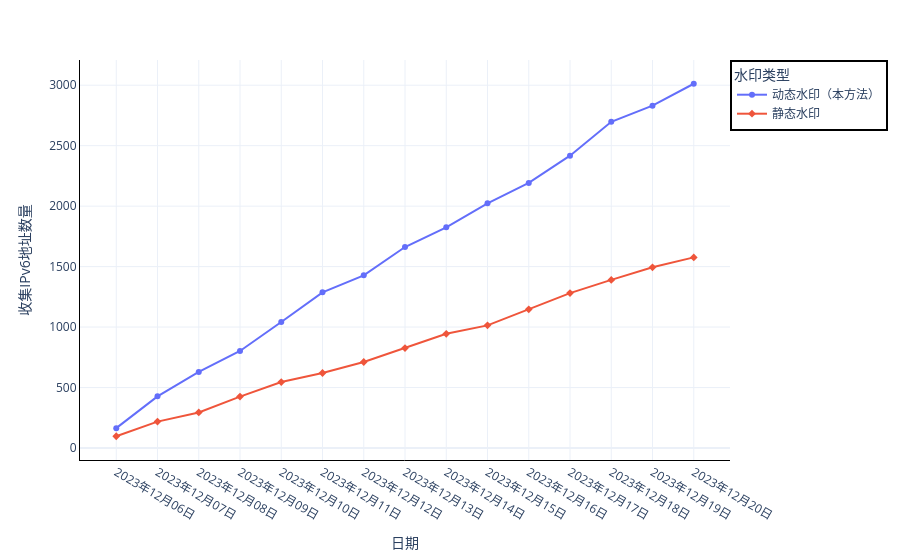

Notebook code for this chart:
### Code cell
# 绘图
fig = px.line(df, x="日期", y="收集IPv6地址数量",markers=True,symbol="水印类型",color="水印类型",template="plotly_white")
fig.update_yaxes(
    zeroline=True,
    linecolor='black',
    showline=True,
    automargin=True
)
fig.update_xaxes(
    
    linecolor='black',
    showline=True,
    automargin=True
)
fig.update_layout(
        legend=dict(
        x=1,
        y=1,
        title_font_family="Times New Roman",
        bordercolor="Black",
        borderwidth=2
    )
)
fig.write_html("images/水印比较.html")
fig

### Figure 1 — Plotly figure (JSON) as saved in the notebook; plotly's stock layout.template omitted (floating-point values rounded to 4 significant figures)
{"data": [{"hovertemplate": "水印类型=动态水印（本方法）<br>日期=%{x}<br>收集IPv6地址数量=%{y}<extra></extra>", "legendgroup": "动态水印（本方法）", "line": {"color": "#636efa", "dash": "solid"}, "marker": {"symbol": "circle"}, "mode": "markers+lines", "name": "动态水印（本方法）", "orientation": "v", "showlegend": true, "type": "scatter", "x": ["2023年12月06日", "2023年12月07日", "2023年12月08日", "2023年12月09日", "2023年12月10日", "2023年12月11日", "2023年12月12日", "2023年12月13日", "2023年12月14日", "2023年12月15日", "2023年12月16日", "2023年12月17日", "2023年12月18日", "2023年12月19日", "2023年12月20日"], "xaxis": "x", "y": [164, 427, 629, 802, 1042, 1287, 1428, 1662, 1825, 2023, 2192, 2417, 2697, 2831, 3012], "yaxis": "y"}, {"hovertemplate": "水印类型=静态水印        <br>日期=%{x}<br>收集IPv6地址数量=%{y}<extra></extra>", "legendgroup": "静态水印        ", "line": {"color": "#EF553B", "dash": "solid"}, "marker": {"symbol": "diamond"}, "mode": "markers+lines", "name": "静态水印        ", "orientation": "v", "showlegend": true, "type": "scatter", "x": ["2023年12月06日", "2023年12月07日", "2023年12月08日", "2023年12月09日", "2023年12月10日", "2023年12月11日", "2023年12月12日", "2023年12月13日", "2023年12月14日", "2023年12月15日", "2023年12月16日", "2023年12月17日", "2023年12月18日", "2023年12月19日", "2023年12月20日"], "xaxis": "x", "y": [97, 218, 294, 425, 545, 620, 711, 826, 944, 1014, 1147, 1281, 1390, 1494, 1576], "yaxis": "y"}], "layout": {"legend": {"bordercolor": "Black", "borderwidth": 2, "title": {"font": {"family": "Times New Roman"}, "text": "水印类型"}, "tracegroupgap": 0, "x": 1, "y": 1}, "margin": {"t": 60}, "xaxis": {"anchor": "y", "automargin": true, "domain": [0, 1], "linecolor": "black", "showline": true, "title": {"text": "日期"}}, "yaxis": {"anchor": "x", "automargin": true, "domain": [0, 1], "linecolor": "black", "showline": true, "title": {"text": "收集IPv6地址数量"}, "zeroline": true}}}
